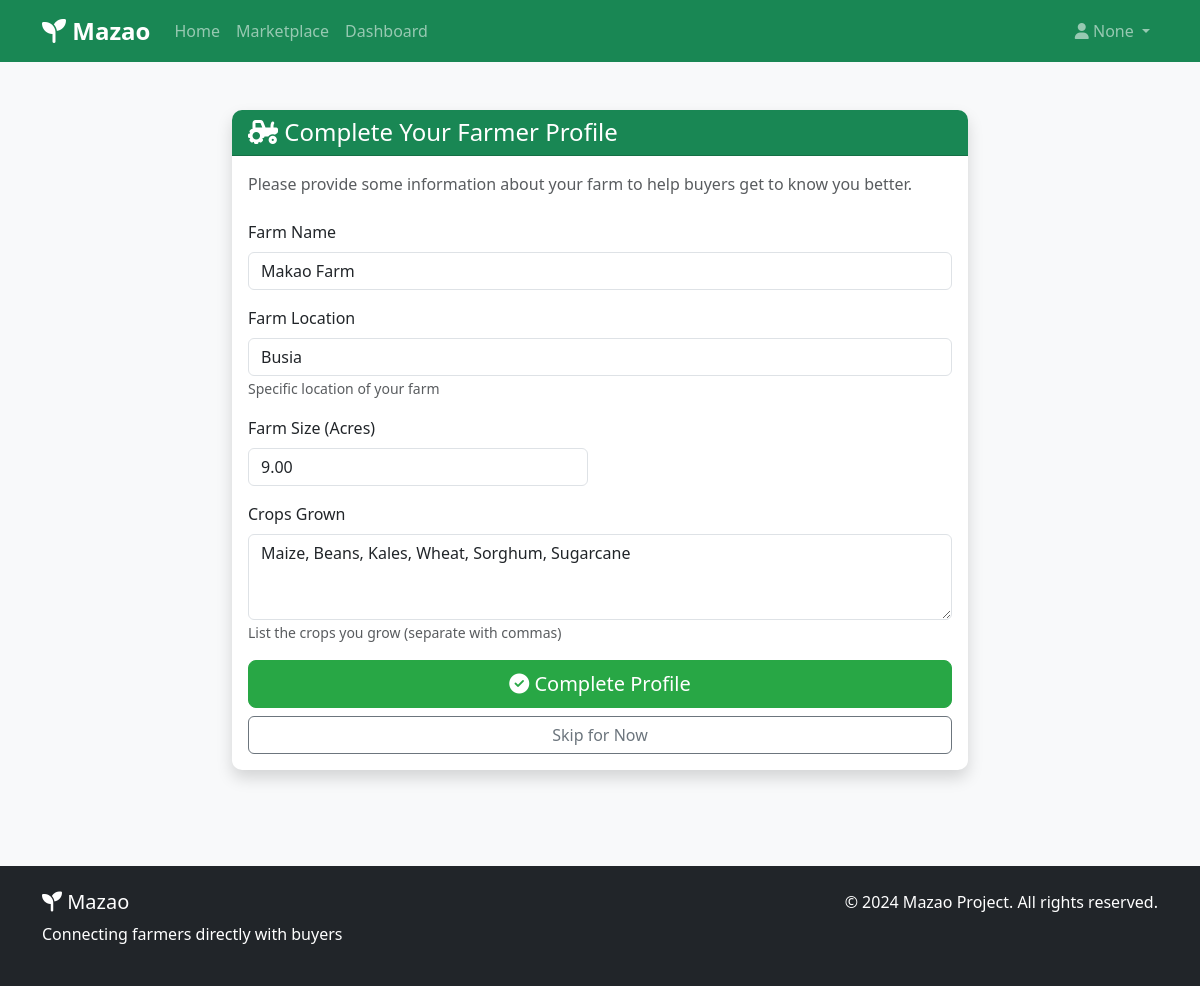
Screenshot of /users/profile/farmer/complete/ (signed in) with the database file from the repository.
### users/models.py (models this page shows, shortened)
class CustomUser(AbstractUser):
    username = None
    email = models.EmailField(_('email address'), unique=True)
    phone_regex = RegexValidator(
        regex=r'^\+?1?\d{9,15}$',
        message="Phone number must be entered in the format: '+254712345678'. Up to 15 digits allowed."
    )
    phone_number = models.CharField(
        validators=[phone_regex],
        max_length=17,
        blank=True,
        null=True
    )
    user_type = models.CharField(
        max_length=10,
        choices=UserType.choices,
        default=UserType.BUYER
    )
    location = models.CharField(max_length=255, blank=True, null=True)
    county = models.CharField(max_length=100, blank=True, null=True)
    is_verified = models.BooleanField(default=False)
    USERNAME_FIELD = 'email'
    REQUIRED_FIELDS = []
    objects = CustomUserManager()
    class Meta:
        verbose_name = _('user')
        verbose_name_plural = _('users')
    @property
    def is_farmer(self):
        return self.user_type == UserType.FARMER

class Profile(models.Model):
    user = models.OneToOneField(CustomUser, on_delete=models.CASCADE, related_name='profile')
    bio = models.TextField(max_length=500, blank=True)
    profile_picture = models.ImageField(upload_to=profile_picture_path, blank=True, null=True)
    date_of_birth = models.DateField(blank=True, null=True)
    phone_number = models.CharField(max_length=20, blank=True, null=True)
    address = models.TextField(blank=True, null=True)
    farm_name = models.CharField(max_length=255, blank=True, null=True)
    farm_location = models.CharField(max_length=255, blank=True, null=True)
    farm_size = models.DecimalField(max_digits=10, decimal_places=2, blank=True, null=True)
    crops_grown = models.TextField(blank=True, null=True)
    delivery_address = models.TextField(blank=True, null=True)
    preferred_payment_method = models.CharField(max_length=50, blank=True, null=True)
    created_at = models.DateTimeField(auto_now_add=True)
    updated_at = models.DateTimeField(auto_now=True)
    @property
    def address(self):
        """Get address from available fields"""
        if hasattr(self, 'location') and self.location:
            return self.location
        elif hasattr(self, 'county') and self.county:
            return self.county
        elif hasattr(self, 'shipping_address') and self.shipping_address:
            return self.shipping_address
        elif hasattr(self, 'physical_address') and self.physical_address:
            return self.physical_address
        else:
            return ''

### users/views.py (the view)
# urls.py: path('profile/farmer/complete/', views.complete_farmer_profile, name='complete_farmer_profile'),
@login_required
def complete_farmer_profile(request):
    if not request.user.is_farmer:
        return redirect('home')
    try:
        profile = request.user.profile
    except Profile.DoesNotExist:
        profile = Profile.objects.create(user=request.user)
    if request.method == 'POST':
        form = FarmerRegistrationForm(request.POST, instance=profile)
        if form.is_valid():
            form.save()
            messages.success(request, "Farmer profile completed successfully!")
            return redirect('profile')
    else:
        form = FarmerRegistrationForm(instance=profile)
    return render(request, 'users/complete_farmer_profile.html', {
        'form': form,
    })

### users/forms.py
class FarmerRegistrationForm(forms.ModelForm):
    farm_name = forms.CharField(
        max_length=255,
        widget=forms.TextInput(attrs={'class': 'form-control', 'placeholder': 'Enter your farm name'})
    )
    farm_location = forms.CharField(
        widget=forms.TextInput(attrs={'class': 'form-control', 'placeholder': 'Farm location'})
    )
    farm_size = forms.DecimalField(
        required=False,
        widget=forms.NumberInput(attrs={'class': 'form-control', 'placeholder': 'Farm size in acres'})
    )
    crops_grown = forms.CharField(
        required=False,
        widget=forms.Textarea(attrs={'class': 'form-control', 'placeholder': 'List crops you grow', 'rows': 3})
    )
    class Meta:
        model = Profile
        fields = ('farm_name', 'farm_location', 'farm_size', 'crops_grown')

### users/templates/users/complete_farmer_profile.html (shortened to what this page needs)
{% extends 'base.html' %}
{% block content %}
<div class="container py-5">
    <div class="row justify-content-center">
        <div class="col-md-8">
            <div class="card shadow">
                <div class="card-header bg-success text-white">
                    <h4 class="mb-0"><i class="fas fa-tractor"></i> Complete Your Farmer Profile</h4>
                </div>
                <div class="card-body">
                    <p class="text-muted mb-4">
                        Please provide some information about your farm to help buyers get to know you better.
                    </p>
                    <form method="post" enctype="multipart/form-data" novalidate>
                        <div class="mb-3">
                            <label class="form-label">Farm Name</label>
                            {{ form.farm_name }}
                        </div>
                        <div class="mb-3">
                            <label class="form-label">Farm Location</label>
                            {{ form.farm_location }}
                            <small class="form-text text-muted">Specific location of your farm</small>
                        </div>
                        <div class="row mb-3">
                            <div class="col-md-6">
                                <label class="form-label">Farm Size (Acres)</label>
                                {{ form.farm_size }}
                            </div>
                        </div>
                        <div class="mb-3">
                            <label class="form-label">Crops Grown</label>
                            {{ form.crops_grown }}
                            <small class="form-text text-muted">List the crops you grow (separate with commas)</small>
                        </div>
                        <div class="d-grid gap-2">
                            <button type="submit" class="btn btn-success btn-lg">
                                <i class="fas fa-check-circle"></i> Complete Profile
                            </button>
                            <a href="{% url 'profile' %}" class="btn btn-outline-secondary">
                                Skip for Now
                            </a>
                        </div>
                    </form>
                </div>
            </div>
        </div>
    </div>
</div>
{% endblock %}

### templates/base.html (shortened to what this page needs)
<!DOCTYPE html>
<html lang="en">
<head>
    <link href="https://cdn.jsdelivr.net/npm/bootstrap@5.3.0/dist/css/bootstrap.min.css" rel="stylesheet">
    <link rel="stylesheet" href="https://cdnjs.cloudflare.com/ajax/libs/font-awesome/6.4.0/css/all.min.css">
    <link href="/static/css/style.css" rel="stylesheet">
</head>
<body>
    <nav class="navbar navbar-expand-lg navbar-dark bg-success">
        <div class="container">
            <a class="navbar-brand" href="{% url 'home' %}">
                <i class="fas fa-seedling"></i> Mazao
            </a>
            <div class="collapse navbar-collapse" id="navbarNav">
                <ul class="navbar-nav me-auto">
                    <li class="nav-item">
                        <a class="nav-link" href="{% url 'home' %}">Home</a>
                    </li>
                    <li class="nav-item">
                        <a class="nav-link" href="/products/">Marketplace</a>
                    </li>
                    {% if user.is_authenticated %}
                        <li class="nav-item">
                            <a class="nav-link" href="{% url 'dashboard' %}">Dashboard</a>
                        </li>
                    {% endif %}
                </ul>
                <ul class="navbar-nav">
                    {% if user.is_authenticated %}
                        <li class="nav-item dropdown">
                            <a class="nav-link dropdown-toggle" href="#" role="button" data-bs-toggle="dropdown">
                                <i class="fas fa-user"></i> {{ user.username }}
                            </a>
                        </li>
                    {% endif %}
                </ul>
            </div>
        </div>
    </nav>
    <main>
        {% block content %}{% endblock %}
    </main>
    <footer class="bg-dark text-white mt-5 py-4">
        <div class="container">
            <div class="row">
                <div class="col-md-6">
                    <h5><i class="fas fa-seedling"></i> Mazao</h5>
                    <p>Connecting farmers directly with buyers</p>
                </div>
                <div class="col-md-6 text-end">
                    <p>&copy; 2024 Mazao Project. All rights reserved.</p>
                </div>
            </div>
        </div>
    </footer>
</body>
</html>

### static/css/style.css (style rules this page uses)
body { font-family: 'Segoe UI', Tahoma, Geneva, Verdana, sans-serif; background-color: #f8f9fa; }
.navbar-brand { font-weight: bold; font-size: 1.5rem; }
.card { border: none; box-shadow: 0 4px 6px rgba(0, 0, 0, 0.1); transition: transform 0.3s; }
.btn-success { background-color: #28a745; border-color: #28a745; }
footer { margin-top: auto; }

### templates/base.html (style rules this page uses)
.card { border-radius: 10px; border: none; }
.card-header { border-radius: 10px 10px 0 0 !important; }

### rows the page displays
CustomUser: username "None"
Profile: farm_name "Makao Farm", farm_location "Busia", farm_size "9.00", crops_grown "Maize, Beans, Kales, Wheat, Sorghum, Sugarcane"
